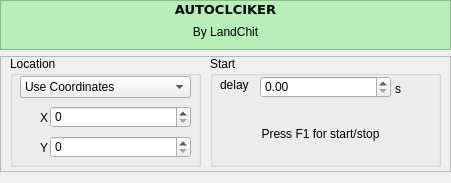
<?xml version="1.0" encoding="UTF-8"?>
<ui version="4.0">
 <class>Form</class>
 <widget class="QWidget" name="Form">
  <property name="geometry">
   <rect>
    <x>0</x>
    <y>0</y>
    <width>451</width>
    <height>183</height>
   </rect>
  </property>
  <property name="minimumSize">
   <size>
    <width>0</width>
    <height>0</height>
   </size>
  </property>
  <property name="maximumSize">
   <size>
    <width>970</width>
    <height>440</height>
   </size>
  </property>
  <property name="windowTitle">
   <string>Form</string>
  </property>
  <layout class="QVBoxLayout" name="verticalLayout">
   <property name="leftMargin">
    <number>0</number>
   </property>
   <property name="topMargin">
    <number>0</number>
   </property>
   <property name="rightMargin">
    <number>0</number>
   </property>
   <item>
    <widget class="QFrame" name="frame_2">
     <property name="minimumSize">
      <size>
       <width>0</width>
       <height>0</height>
      </size>
     </property>
     <property name="maximumSize">
      <size>
       <width>16777215</width>
       <height>50</height>
      </size>
     </property>
     <property name="styleSheet">
      <string notr="true">background-color: rgb(182, 239, 184);</string>
     </property>
     <property name="frameShape">
      <enum>QFrame::StyledPanel</enum>
     </property>
     <property name="frameShadow">
      <enum>QFrame::Raised</enum>
     </property>
     <layout class="QVBoxLayout" name="verticalLayout_3">
      <property name="topMargin">
       <number>0</number>
      </property>
      <item>
       <widget class="QLabel" name="label">
        <property name="font">
         <font>
          <family>Verdana</family>
          <pointsize>10</pointsize>
          <weight>75</weight>
          <bold>true</bold>
         </font>
        </property>
        <property name="text">
         <string>AUTOCLCIKER</string>
        </property>
        <property name="alignment">
         <set>Qt::AlignCenter</set>
        </property>
       </widget>
      </item>
      <item>
       <widget class="QLabel" name="label_2">
        <property name="text">
         <string>By LandChit</string>
        </property>
        <property name="alignment">
         <set>Qt::AlignCenter</set>
        </property>
       </widget>
      </item>
     </layout>
    </widget>
   </item>
   <item>
    <widget class="QFrame" name="frame">
     <property name="frameShape">
      <enum>QFrame::StyledPanel</enum>
     </property>
     <property name="frameShadow">
      <enum>QFrame::Raised</enum>
     </property>
     <widget class="QGroupBox" name="groupBox">
      <property name="geometry">
       <rect>
        <x>10</x>
        <y>0</y>
        <width>191</width>
        <height>111</height>
       </rect>
      </property>
      <property name="title">
       <string>Location</string>
      </property>
      <widget class="QComboBox" name="comboBox">
       <property name="geometry">
        <rect>
         <x>10</x>
         <y>20</y>
         <width>171</width>
         <height>22</height>
        </rect>
       </property>
       <item>
        <property name="text">
         <string>Use Coordinates</string>
        </property>
       </item>
       <item>
        <property name="text">
         <string>Follow Mouse</string>
        </property>
       </item>
       <item>
        <property name="text">
         <string>Random Location</string>
        </property>
       </item>
      </widget>
      <widget class="QSpinBox" name="x_sb">
       <property name="geometry">
        <rect>
         <x>40</x>
         <y>50</y>
         <width>141</width>
         <height>22</height>
        </rect>
       </property>
      </widget>
      <widget class="QSpinBox" name="y_sb">
       <property name="geometry">
        <rect>
         <x>40</x>
         <y>80</y>
         <width>141</width>
         <height>22</height>
        </rect>
       </property>
      </widget>
      <widget class="QLabel" name="label_3">
       <property name="geometry">
        <rect>
         <x>30</x>
         <y>55</y>
         <width>47</width>
         <height>13</height>
        </rect>
       </property>
       <property name="text">
        <string>X</string>
       </property>
      </widget>
      <widget class="QLabel" name="label_4">
       <property name="geometry">
        <rect>
         <x>30</x>
         <y>84</y>
         <width>16</width>
         <height>16</height>
        </rect>
       </property>
       <property name="text">
        <string>Y</string>
       </property>
      </widget>
     </widget>
     <widget class="QGroupBox" name="groupBox_2">
      <property name="geometry">
       <rect>
        <x>210</x>
        <y>0</y>
        <width>231</width>
        <height>111</height>
       </rect>
      </property>
      <property name="title">
       <string>Start</string>
      </property>
      <widget class="QLabel" name="label_5">
       <property name="geometry">
        <rect>
         <x>10</x>
         <y>21</y>
         <width>47</width>
         <height>16</height>
        </rect>
       </property>
       <property name="text">
        <string>delay</string>
       </property>
      </widget>
      <widget class="QLabel" name="label_6">
       <property name="geometry">
        <rect>
         <x>185</x>
         <y>23</y>
         <width>16</width>
         <height>20</height>
        </rect>
       </property>
       <property name="text">
        <string>s</string>
       </property>
      </widget>
      <widget class="QDoubleSpinBox" name="delay_sb">
       <property name="geometry">
        <rect>
         <x>50</x>
         <y>20</y>
         <width>131</width>
         <height>22</height>
        </rect>
       </property>
      </widget>
      <widget class="QLabel" name="label_7">
       <property name="geometry">
        <rect>
         <x>40</x>
         <y>70</y>
         <width>141</width>
         <height>16</height>
        </rect>
       </property>
       <property name="text">
        <string>Press F1 for start/stop</string>
       </property>
       <property name="alignment">
        <set>Qt::AlignCenter</set>
       </property>
      </widget>
     </widget>
    </widget>
   </item>
  </layout>
 </widget>
 <resources/>
 <connections/>
</ui>
